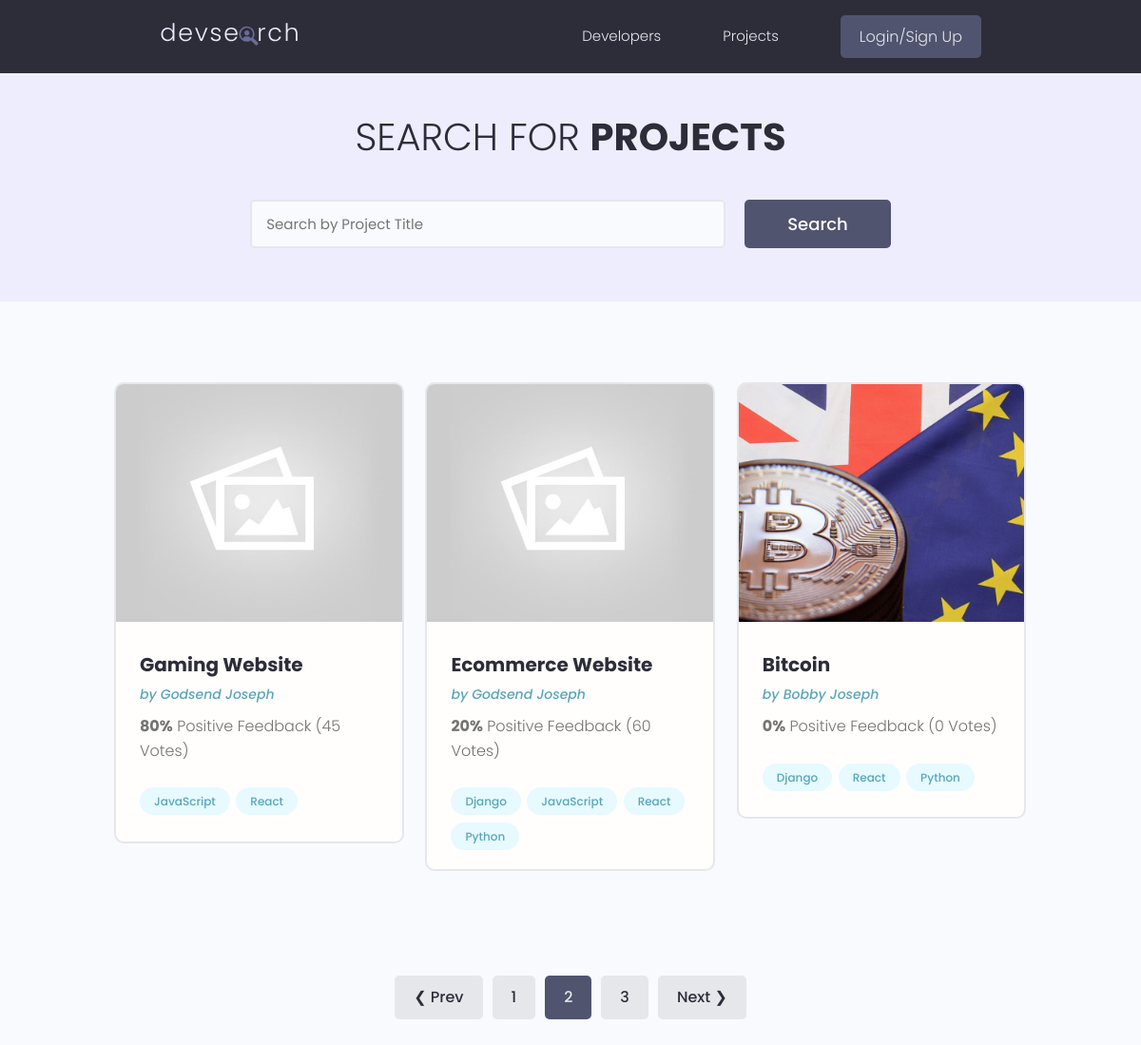
Screenshot of /projects/?page=2 with the database file from the repository.
### projects/models.py (models this page shows, shortened)
class Project(models.Model):
    owner = models.ForeignKey(Profile, on_delete=models.CASCADE, null=True, blank=True,)
    title = models.CharField(max_length=200)
    description = models.TextField(null=True, blank=True)
    featured_image = models.ImageField(null=True, blank=True, default="default.jpg")
    demo_link = models.CharField(max_length=2000, null=True, blank=True)
    source_link = models.CharField(max_length=2000, null=True, blank=True)
    tags = models.ManyToManyField('Tag', blank=True)
    vote_total = models.IntegerField(default=0, null=True, blank=True)
    vote_ratio = models.IntegerField(default=0, null=True, blank=True)
    created = models.DateTimeField(auto_now_add=True)
    id = models.UUIDField(default=uuid.uuid4, unique=True, primary_key=True, editable=False)
    class Meta:
        ordering = ['-vote_ratio', '-vote_total', 'title']
    @property
    def imageURL(self):
        try:
            url = self.featured_image.url
        except:
            url = ''
        return url

class Tag(models.Model):
    name = models.CharField(max_length=200, default="")
    created = models.DateTimeField(auto_now_add=True)
    id = models.UUIDField(default=uuid.uuid4, unique=True, primary_key=True, editable=False)
    def __str__(self):
        return self.name

### users/models.py (models this page shows, shortened)
class Profile(models.Model):
    user = models.OneToOneField(User, on_delete=models.CASCADE, null=True, blank=True)
    name = models.CharField(max_length=200, blank=True, null=True)
    email = models.EmailField(max_length=500, blank=True, null=True)
    username = models.CharField(max_length=200, blank=True, null=True)
    location = models.CharField(max_length=200, blank=True, null=True)
    short_intro = models.CharField(max_length=200, blank=True, null=True)
    bio = models.TextField(blank=True, null=True)
    profile_image = models.ImageField(null=True, blank=True, upload_to='profiles/', default='profiles/user-default.png')
    social_github = models.CharField(max_length=200, blank=True, null=True)
    social_twitter = models.CharField(max_length=200, blank=True, null=True)
    social_linkedin = models.CharField(max_length=200, blank=True, null=True)
    social_youtube = models.CharField(max_length=200, blank=True, null=True)
    social_website = models.CharField(max_length=200, blank=True, null=True)
    created = models.DateTimeField(auto_now_add=True)
    id = models.UUIDField(default=uuid.uuid4, unique=True, primary_key=True, editable=False)
    class Meta:
        ordering = ['created']

### projects/views.py (the view)
# urls.py: path('projects/', include('projects.urls')),
def projects(request):
    all_projects, search_query = searchProjects(request)
    custom_range, all_projects = paginateProject(request, all_projects, 3)
    context = {
        'projects': all_projects,
        'search_query': search_query,
        'custom_range': custom_range,
    }
    return render(request, 'projects/projects.html', context)

### projects/utils.py (called while the page is built)
def paginateProject(request, all_projects, results):
    page = request.GET.get('page')
    paginator = Paginator(all_projects, results)
    try:
        all_projects = paginator.page(page)
    except PageNotAnInteger:
        page = 1
        all_projects = paginator.page(page)
    except EmptyPage:
        page = paginator.num_pages
        all_projects = paginator.page(page)
    left_index = (int(page) - 4)
    if left_index < 1:
        left_index = 1
    right_index = (int(page) + 5)
    if right_index > paginator.num_pages:
        right_index = paginator.num_pages + 1
    custom_range = range(left_index, right_index)
    return custom_range , all_projects

def searchProjects(request):
    search_query = ''
    if request.GET.get('search_query'):
        search_query = request.GET.get('search_query')
    tags = Tag.objects.filter(name__icontains=search_query)
    all_projects = Project.objects.distinct().filter(Q(title__icontains=search_query) |
                                                     Q(description__icontains=search_query) |
                                                     Q(owner__name__icontains=search_query) |
                                                     Q(tags__in=tags))
    return all_projects, search_query

### projects/templates/projects/projects.html (shortened to what this page needs)
{% extends 'main.html' %}
{% block content %}
  <main class="projects">
    <section class="hero-section text-center">
      <div class="container container--narrow">
        <div class="hero-section__box">
          <h2>Search for <span>Projects</span></h2>
        </div>
        <div class="hero-section__search">
          <form id="searchForm" class="form" action="{% url 'projects' %}" method="GET">
            <div class="form__field">
              <input class="input input--text" id="formInput#search" type="text" name="search_query"
                placeholder="Search by Project Title" value="{{ search_query }}" />
            </div>
            <input class="btn btn--sub btn--lg" type="submit" value="Search" />
          </form>
        </div>
      </div>
    </section>
    <section class="projectsList">
      <div class="container">
        <div class="grid grid--three">
            {% for project in projects %}
          <div class="column">
            <div class="card project">
              <a href="{% url 'project' project.id %}" class="project">
                <img class="project__thumbnail" src="{{ project.imageURL }}" alt="project thumbnail" />
                <div class="card__body">
                  <h3 class="project__title">{{project.title}}</h3>
                  <p><a class="project__author" href="{% url 'user_profile' project.owner.id %}">by {{ project.owner.name }}</a></p>
                  <p class="project--rating">
                    <span style="font-weight: bold;">{{project.vote_ratio}}%</span> Positive
                    Feedback ({{project.vote_total}} Vote{{project.vote_total|pluralize:"s"}})
                  </p>
                  <div class="project__tags">
                      {% for tag in project.tags.all %}
                    <span class="tag tag--pill tag--main">
                      <small>{{tag}}</small>
                    </span>
                      {% endfor %}
                  </div>
                </div>
              </a>
            </div>
          </div>
            {% endfor %}
        </div>
      </div>
    </section>
    {% include 'pagination.html' with queryset=projects custom_range=custom_range %}
  </main>
{% endblock content %}

### static/styles/app.css (style rules this page uses)
:root { --color-sub: #2d2d39; }
.btn--sub { background-color: var(--color-sub-light); }
.card { border: 2px solid var(--color-light); }
img { width: 100%; }
.hero-section { height: 40vh; display: flex; align-items: center; background-color: var(--color-sub); }
.hero-section__box { margin-bottom: 4rem; }
.hero-section__box > h2, .hero-section__box > h2 > span { font-size: 4rem; color: var(--color-light); line-height: 1.3; text-transform: uppercase; }
.hero-section__box > h2 { font-weight: 300; }
.hero-section__box > h2 > span { font-weight: 700; }
.hero-section__search > .form { display: flex; align-items: center; justify-content: center; gap: 2rem; }
.hero-section__search > .form input.input--text { width: 50rem; }
.project__author { font-size: 1.4rem; font-style: italic; }
.project--rating { margin-bottom: 1.6em; margin-top: .5em; }
.projects > .hero-section { background: var(--color-sub-lighter); height: 30vh; }
.projects .hero-section__box { margin-bottom: 2.5rem; }
.projects .hero-section__box > h2 { color: var(--color-sub); }
.projects .hero-section__box > h2 > span { font-weight: 700; color: var(--color-sub); }
.projectsList { margin-top: 8rem; }
.project__thumbnail { height: 25rem; object-fit: cover; object-position: top center; }
.project__title { font-size: 2rem; font-weight: 700; color: var(--color-sub); }

### static/uikit/styles/modules/_variables.css (style rules this page uses)
:root { --color-main: #5aa5b9; --color-main-light: #e6faff; --color-sub: #3f4156; --color-sub-light: #51546e; --color-sub-lighter: #ededfd; --color-text: #737373; --color-gray: #8b8b8b; --color-light: #e5e7eb; --color-light-gray: #767676; --color-bg: #f8fafd; --color-white: #fffefd; --color-white-light: #f3f3f3; --color-success: #359e64; --color-success-bg: #def8e8; --color-error: #fc4b0b; --color-error-bg: #fff2ee; --font-base: 'Poppins', arial, helvetica, 'Segoe UI', roboto, ubuntu, sans-serif; --font-monospace: 'Fira Code', 'Courier New', courier, monospace; --font-regular: 300; --font-medium: 500; --font-bold: 700; --generic-shadow: 1px 1px 5px #00000010; --generic-transition: all 0.3s ease-in-out; }

### static/uikit/styles/modules/_base.css (style rules this page uses)
* { margin: 0; padding: 0; box-sizing: border-box; text-rendering: optimizeLegibility; color: inherit; font-size: inherit; }
html { font-size: 50%; }
@media only screen and (min-width: 480px) { html { font-size: 56.25%; } }
@media only screen and (min-width: 1200px) { html { font-size: 62.5%; } }
body { line-height: 1.6; font-weight: 400; font-size: 1.5rem; color: var(--color-text); background-color: var(--color-bg); min-height: 100vh; }

### static/uikit/styles/modules/_typography.css (style rules this page uses)
* { font-family: var(--font-base); }
h2 { font-size: 3.6rem; font-weight: var(--font-bold); }
h3 { font-size: 3.2rem; font-weight: var(--font-medium); }
p, span, strong { font-size: 1.6rem; color: var(--color-text); font-weight: var(--font-regular); }
a { padding-bottom: 2px; text-decoration: none; display: inline-block; color: var(--color-main); font-weight: var(--font-medium); }

### static/uikit/styles/modules/_utilities.css (style rules this page uses)
.container { width: 92%; max-width: 165rem; margin: 0 auto; box-sizing: border-box; }
.container--narrow { width: 92%; max-width: 120rem; }
@media screen and (min-width: 1000px) { .container { width: 90%; } }
@media screen and (min-width: 1000px) { .container--narrow { width: 85%; } }
@media screen and (min-width: 1200px) { .container { width: 80%; } }
@media screen and (min-width: 1200px) { .container--narrow { width: 72%; } }
.text-center { text-align: center; }

### static/uikit/styles/modules/_button.css (style rules this page uses)
.btn { display: inline-block; position: relative; cursor: pointer; background-color: var(--color-light); font-weight: var(--font-medium); color: var(--color-sub); text-decoration: none; padding: 1rem 2rem; border-radius: 0.5rem; border: none; width: -webkit-fit-content; width: -moz-fit-content; width: fit-content; height: -webkit-fit-content; height: -moz-fit-content; height: fit-content; font-size: 1.6rem; outline-width: 0; outline-color: transparent; -webkit-backface-visibility: hidden; backface-visibility: hidden; transition: all 0.3s ease-in-out; }
.btn--sub { background-color: var(--color-sub); color: var(--color-white); }
.btn--lg { font-size: 1.8rem; padding: 1.2rem 4.5rem; }

### static/uikit/styles/modules/_card.css (style rules this page uses)
.card { border-radius: 1rem; background-color: var(--color-white); border: 1.5px solid var(--color-light); width: auto; height: auto; margin-top: 0.5rem; margin-bottom: 0.5rem; overflow: hidden; }
.card__body, .card__header { padding: 2rem 2.5rem; }

### rows the page displays
Project: imageURL (placeholder picture), title "Gaming Website", owner.name "Godsend Joseph", vote_ratio "80", vote_total "45"
Tag: name "JavaScript"
Tag: name "React"
Project: imageURL (placeholder picture), title "Ecommerce Website", owner.name "Godsend Joseph", vote_ratio "20", vote_total "60"
Tag: name "Django"
Tag: name "Python"
Project: imageURL (picture), title "Bitcoin", owner.name "Bobby Joseph", vote_ratio "0", vote_total "0"

### other values shown
{{ page }} "1" "3"
{{ page }} "2"
